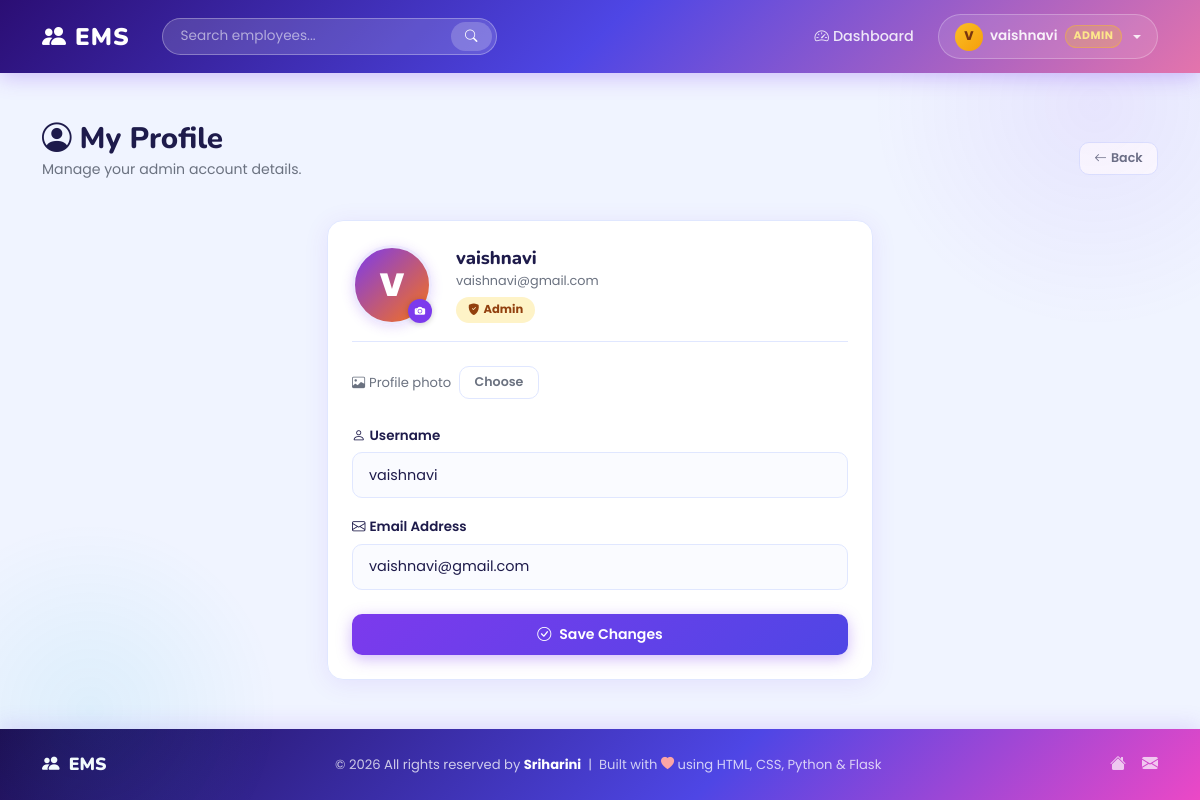
The app's page /admin_profile (signed in) with its own data.
### tables this page shows
CREATE TABLE users (
    id INTEGER PRIMARY KEY AUTOINCREMENT,
    email TEXT,
    username TEXT,
    password TEXT,
    role TEXT CHECK(role IN ('admin', 'emp')),
    profile_pic TEXT
);

### app.py (the view)
@app.route("/admin_profile")
def admin_profile():
    if not logged_in() or session.get("role") != "admin":
        flash("Access denied.", "danger")
        return redirect("/login")
    admin = q("SELECT * FROM users WHERE username=?",
              (session["username"],), fetch="one")
    return render_template("admin_profile.html", admin=admin)

### app.py (called while the page is built)
def get_db():
    if "db" not in g:
        g.db = sqlite3.connect(DATABASE)
        g.db.row_factory = sqlite3.Row   # rows behave like dicts AND support index
    return g.db

def q(sql, params=(), fetch="all"):
    db  = get_db()
    cur = db.execute(sql, params)
    if fetch == "one":
        return cur.fetchone()
    if fetch == "all":
        return cur.fetchall()
    db.commit()          # commit writes immediately
    return None

def logged_in():
    return session.get("username") is not None

### templates/admin_profile.html (shortened to what this page needs)
{% extends 'base.html' %}
{% block content %}
<div class="d-flex align-items-center justify-content-between flex-wrap gap-2 mb-4">
  <div>
    <h1 class="page-title"><i class="bi bi-person-circle me-2"></i>My Profile</h1>
    <p class="page-subtitle">Manage your admin account details.</p>
  </div>
  <a href="/dashboard" class="btn btn-outline-secondary btn-sm">
    <i class="bi bi-arrow-left me-1"></i>Back
  </a>
</div>
<div class="row justify-content-center">
  <div class="col-md-8 col-lg-6">
    <div class="card p-4">
      <div class="d-flex align-items-center gap-4 mb-4 pb-3"
           style="border-bottom:1.5px solid var(--border);">
        <div style="position:relative;flex-shrink:0;">
          {% if admin[5] %}
            <img id="profilePreview"
                 src="{{ url_for('static', filename='uploads/' + admin[5]) }}"
                 style="width:80px;height:80px;border-radius:50%;object-fit:cover;
                        border:3px solid #ede9fe;box-shadow:0 2px 12px rgba(124,58,237,0.18);">
          {% else %}
            <div id="profilePreview"
                 style="width:80px;height:80px;border-radius:50%;
                        background:linear-gradient(135deg,#7c3aed,#f97316);
                        display:flex;align-items:center;justify-content:center;
                        font-size:2rem;font-weight:900;color:#fff;
                        border:3px solid #ede9fe;box-shadow:0 2px 12px rgba(124,58,237,0.18);">
              {{ admin[2][0]|upper }}
            </div>
          {% endif %}
          <label for="photoInput"
                 style="position:absolute;bottom:2px;right:0;
                        width:24px;height:24px;border-radius:50%;
                        background:#7c3aed;color:#fff;cursor:pointer;
                        display:flex;align-items:center;justify-content:center;
                        font-size:0.65rem;box-shadow:0 1px 6px rgba(0,0,0,0.2);"
                 title="Change photo">
            <i class="bi bi-camera-fill"></i>
          </label>
        </div>
        <div>
          <div style="font-family:'Nunito',sans-serif;font-size:1.15rem;
                      font-weight:800;color:#1e1b4b;line-height:1.2;">
            {{ admin[2] }}
          </div>
          <div style="font-size:0.8rem;color:#6b7280;margin:2px 0 6px;">
            {{ admin[1] }}
          </div>
          <span class="chip" style="background:#fef3c7;color:#92400e;
                                    font-size:0.72rem;font-weight:700;">
            <i class="bi bi-shield-fill-check me-1"></i>Admin
          </span>
        </div>
      </div>
      <form action="/admin_profile/upload_photo" method="post"
            enctype="multipart/form-data" id="photoForm" class="mb-4">
        <div class="d-flex gap-2 flex-wrap align-items-center"
             style="font-size:0.82rem;color:#6b7280;">
          <span><i class="bi bi-image me-1"></i>Profile photo</span>
          <button class="btn btn-outline-secondary btn-sm" type="button"
                  onclick="document.getElementById('photoInput').click()">
            Choose
          </button>
        </div>
      </form>
      <form action="/admin_profile/update_info" method="post">
        <div class="mb-3">
          <label class="form-label"><i class="bi bi-person me-1"></i>Username</label>
          <input class="form-control" type="text" name="username"
                 value="{{ admin[2] }}" required>
        </div>
        <div class="mb-4">
          <label class="form-label"><i class="bi bi-envelope me-1"></i>Email Address</label>
          <input class="form-control" type="email" name="email"
                 value="{{ admin[1] }}" required>
        </div>
        <button class="btn btn-primary w-100" type="submit">
          <i class="bi bi-check-circle me-2"></i>Save Changes
        </button>
      </form>
    </div>
  </div>
</div>
{% endblock %}

### templates/base.html (shortened to what this page needs)
<!DOCTYPE html>
<html lang="en">
<head>
  <link href="https://cdn.jsdelivr.net/npm/bootstrap@5.3.2/dist/css/bootstrap.min.css" rel="stylesheet">
  <link rel="stylesheet" href="https://cdn.jsdelivr.net/npm/bootstrap-icons@1.11.3/font/bootstrap-icons.min.css">
  <link rel="stylesheet" href="{{ url_for('static', filename='style.css') }}">
</head>
<body>
<nav class="navbar navbar-expand-lg">
  <div class="container">
    <a class="navbar-brand" href="/">
      <i class="bi bi-people-fill me-2"></i>EMS
    </a>
    <div class="collapse navbar-collapse" id="navMenu">
      {% if not session.get('username') %}
      <ul class="navbar-nav ms-auto gap-1 align-items-lg-center">
        <li class="nav-item">
          <a class="nav-link" href="/"><i class="bi bi-house-fill me-1"></i>Home</a>
        </li>
        <li class="nav-item">
          <a class="nav-link" href="/about"><i class="bi bi-info-circle-fill me-1"></i>About</a>
        </li>
        <li class="nav-item">
          <a class="nav-link" href="/contact"><i class="bi bi-envelope-fill me-1"></i>Contact</a>
        </li>
      </ul>
      <div class="d-flex gap-2 align-items-center">
        <a href="/register" class="btn nav-btn-ghost">
          <i class="bi bi-person-plus me-1"></i>Register
        </a>
        <a href="/login" class="btn nav-btn-solid">
          <i class="bi bi-box-arrow-in-right me-1"></i>Login
        </a>
      </div>
      {% elif session.get('role') == 'admin' %}
      <form class="nav-search-form mx-lg-3 my-2 my-lg-0" action="/search" method="get">
        <div class="nav-search-wrap">
          <input class="nav-search-input" type="text" name="q"
                 placeholder="Search employees..."
                 autocomplete="off"
                 value="{{ request.args.get('q', '') }}">
          <button class="nav-search-btn" type="submit">
            <i class="bi bi-search"></i>
          </button>
        </div>
      </form>
      <ul class="navbar-nav ms-auto gap-1 align-items-lg-center">
        <li class="nav-item">
          <a class="nav-link" href="/dashboard">
            <i class="bi bi-speedometer2 me-1"></i>Dashboard
          </a>
        </li>
        <li class="nav-item dropdown ms-lg-1">
          <a class="nav-link nav-user-badge dropdown-toggle" href="#"
             data-bs-toggle="dropdown" aria-expanded="false">
            {% if session.get('profile_pic') %}
              <img src="{{ url_for('static', filename='uploads/' + session.get('profile_pic')) }}"
                   class="nav-avatar" style="object-fit:cover;border:2px solid rgba(255,255,255,0.5);">
            {% else %}
              <span class="nav-avatar nav-avatar-admin">
                {{ session.get('username', 'A')[0]|upper }}
              </span>
            {% endif %}
            <span class="d-none d-lg-inline nav-uname">{{ session.get('username') }}</span>
            <span class="nav-role-chip nav-chip-admin">Admin</span>
          </a>
        </li>
      </ul>
      {% endif %}
    </div>
  </div>
</nav>
<div class="main-content">
  <div class="container">
    {% block content %}{% endblock %}
  </div>
</div>
<footer>
  <div class="container ">
    <div class="d-flex flex-column flex-md-row align-items-center justify-content-between gap-2">
      <div class="footer-brand">
        <i class="bi bi-people-fill me-1"></i> EMS
      </div>
      <div class="footer-copy text-center">
        &copy; 2026 All rights reserved by <strong style="color:#fff">Sriharini</strong>
        &nbsp;|&nbsp; Built with <i class="bi bi-heart-fill" style="color:#fca5a5"></i>
        using HTML, CSS, Python &amp; Flask
      </div>
      <div class="d-flex gap-3">
        <a href="/"><i class="bi bi-house-fill"></i></a>
        <a href="/contact"><i class="bi bi-envelope-fill"></i></a>
      </div>
    </div>
  </div>
</footer>
</body>
</html>

### records on screen
users: get "vaishnavi", username "V", username "vaishnavi", email "vaishnavi@gmail.com"

### other values on screen
{{ session.get('username', 'A')[0]|upper }} "V"
